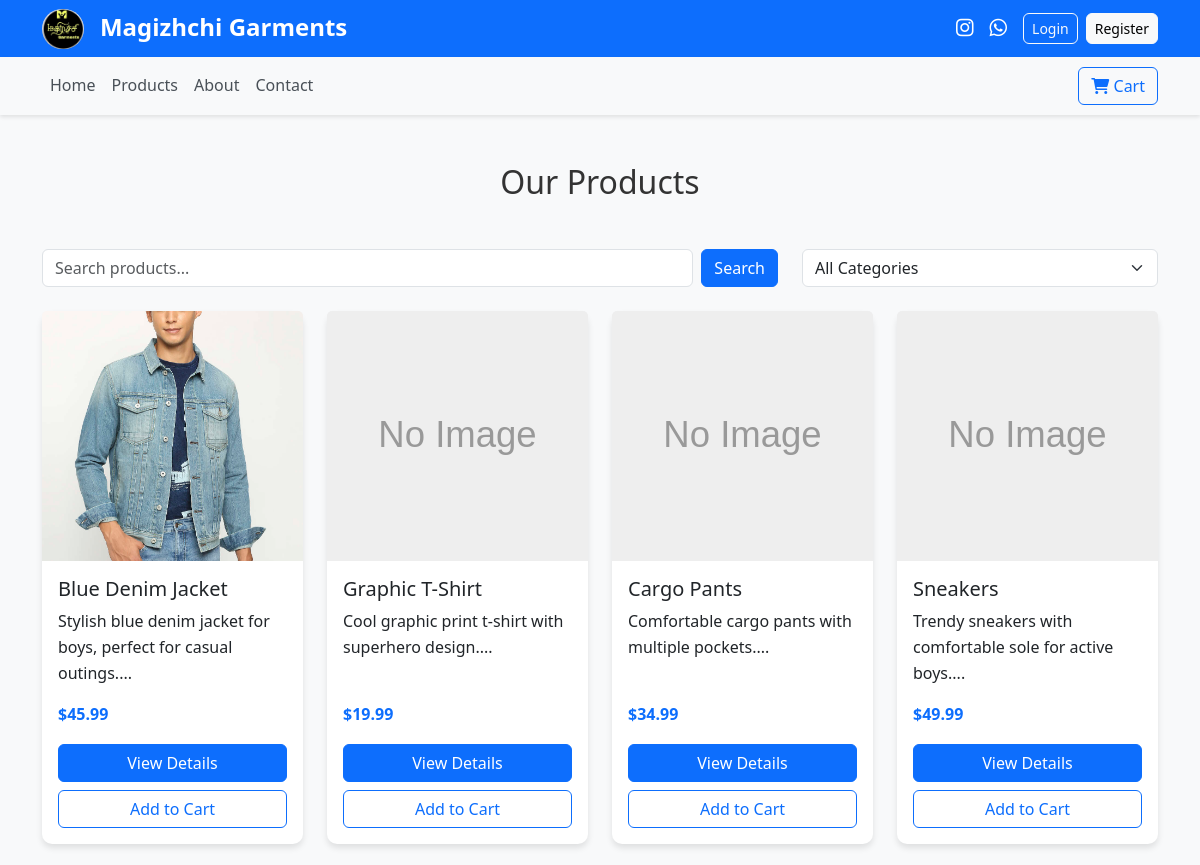
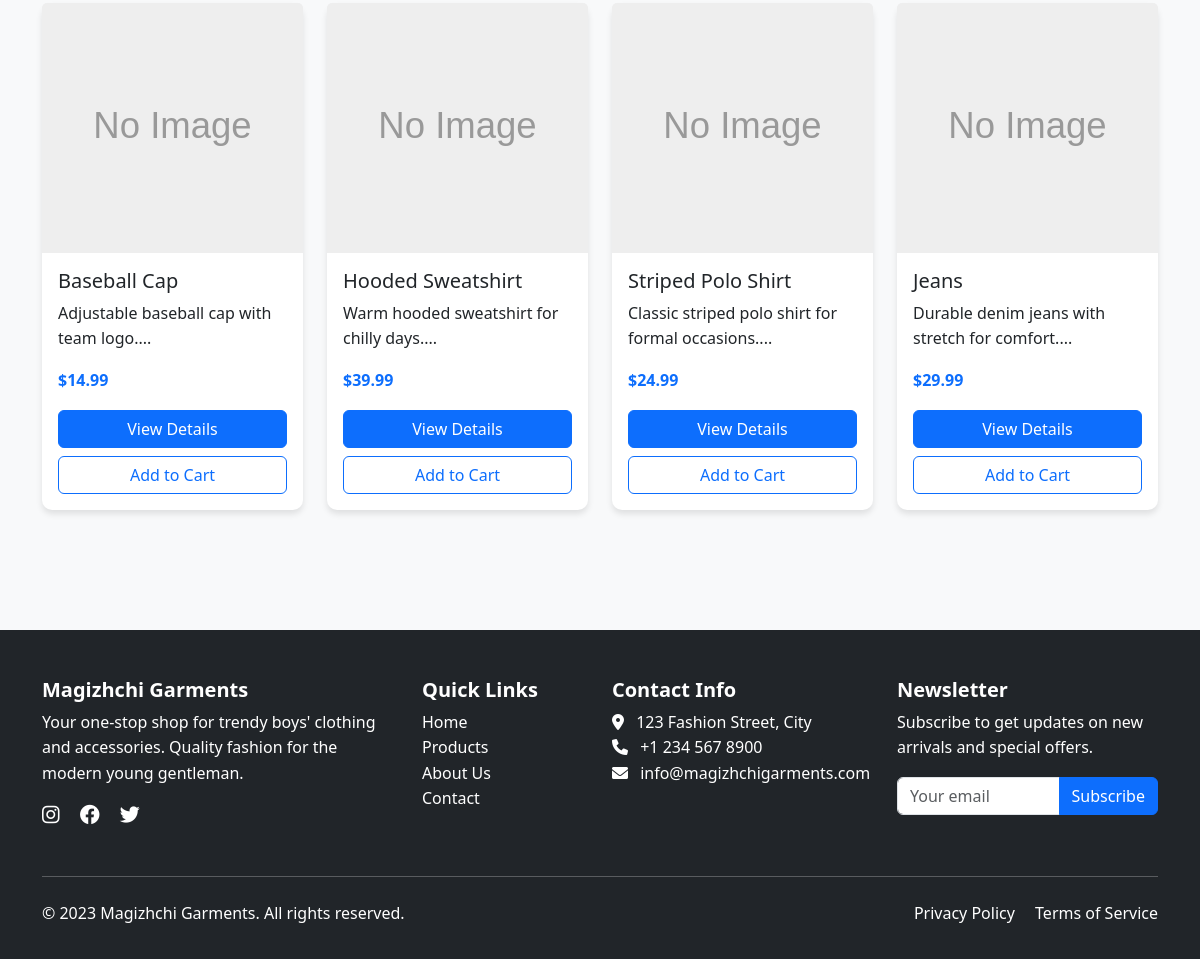
/products.php, run on the app's committed database (2 pictures, top to bottom).
### tables this page shows
CREATE TABLE products (
    id INT AUTO_INCREMENT PRIMARY KEY,
    name VARCHAR(255) NOT NULL,
    description TEXT,
    price DECIMAL(10,2) NOT NULL,
    image VARCHAR(255),
    category VARCHAR(100),
    stock_quantity INT DEFAULT 0,
    created_at TIMESTAMP DEFAULT CURRENT_TIMESTAMP
);

### products.php (the view, shortened to what this page needs)
<?php
include 'header.php';
$search = isset($_GET['search']) ? $_GET['search'] : '';
$category = isset($_GET['category']) ? $_GET['category'] : '';
$sql = "SELECT * FROM products WHERE 1=1";
$params = [];
$types = "";
$sql .= " ORDER BY created_at DESC";
if (!empty($params)) {
    $stmt = $conn->prepare($sql);
    $stmt->bind_param($types, ...$params);
    $stmt->execute();
    $result = $stmt->get_result();
} else {
    $result = $conn->query($sql);
}
?>
<section class="products-section py-5">
    <div class="container">
        <h2 class="text-center mb-5">Our Products</h2>
        <div class="row mb-4">
            <div class="col-md-8">
                <form method="GET" class="d-flex">
                    <input type="text" name="search" class="form-control me-2" placeholder="Search products..." value="<?php echo htmlspecialchars($search); ?>">
                    <button type="submit" class="btn btn-primary">Search</button>
                </form>
            </div>
            <div class="col-md-4">
                <form method="GET" class="d-flex">
                    <select name="category" class="form-select" onchange="this.form.submit()">
                        <option value="all" <?php echo $category == 'all' ? 'selected' : ''; ?>>All Categories</option>
                    </select>
                </form>
            </div>
        </div>
        <div class="row">
            <?php
            if ($result->num_rows > 0) {
                while($row = $result->fetch_assoc()) {
                    echo '
                    <div class="col-lg-3 col-md-4 col-sm-6 mb-4">
                        <div class="card product-card h-100">
                            <img src="images/' . $row['image'] . '"
                                 class="card-img-top"
                                 alt="' . $row['name'] . '"
                                 style="height: 250px; object-fit: cover;"
                                 onerror="this.src=\'https://via.placeholder.com/300x400/007bff/ffffff?text=Product+Image\'">
                            <div class="card-body d-flex flex-column">
                                <h5 class="card-title">' . $row['name'] . '</h5>
                                <p class="card-text flex-grow-1">' . substr($row['description'], 0, 100) . '...</p>
                                <div class="mt-auto">
                                    <p class="card-text fw-bold text-primary">$' . $row['price'] . '</p>
                                    <div class="d-grid gap-2">
                                        <a href="product-details.php?id=' . $row['id'] . '" class="btn btn-primary">View Details</a>
                                        <form method="POST" action="add-to-cart.php">
                                            <input type="hidden" name="product_id" value="' . $row['id'] . '">
                                            <input type="hidden" name="quantity" value="1">
                                            <button type="submit" class="btn btn-outline-primary w-100">Add to Cart</button>
                                        </form>
                                    </div>
                                </div>
                            </div>
                        </div>
                    </div>';
                }
            } else {
                echo '<div class="col-12"><p class="text-center">No products found matching your criteria.</p></div>';
            }
            ?>
        </div>
    </div>
</section>
<?php include 'footer.php'; ?>

### header.php (shortened to what this page needs)
<?php
$isLoggedIn = isset($_SESSION['user_id']);
$isAdmin = isset($_SESSION['is_admin']) && $_SESSION['is_admin'];
?>
<!DOCTYPE html>
<html lang="en">
<head>
    <link href="https://cdn.jsdelivr.net/npm/bootstrap@5.3.0-alpha1/dist/css/bootstrap.min.css" rel="stylesheet">
    <link rel="stylesheet" href="https://cdnjs.cloudflare.com/ajax/libs/font-awesome/6.0.0/css/all.min.css">
    <link rel="stylesheet" href="css/style.css">
    <link rel="stylesheet" href="css/header.css">
    <link rel="stylesheet" href="css/footer.css">
    <link rel="stylesheet" href="css/admin.css">
</head>
<body>
    <div id="toastContainer" class="toast-container position-fixed top-0 end-0 p-3" style="z-index: 9999;"></div>
    <header class="bg-primary text-white">
        <div class="container">
            <div class="d-flex justify-content-between align-items-center py-2">
                <div class="d-flex align-items-center">
                    <a class="navbar-brand text-white fw-bold" href="index.php">
                        <img src="images/logo.jpg" alt="Magizhchi Garments Logo" class="navbar-logo">
                        </i>Magizhchi Garments
                    </a>
                </div>
                <div class="d-flex align-items-center">
                    <a href="https://www.instagram.com/magizhchi_garments_official" target="_blank" class="text-white me-3">
                        <i class="fab fa-instagram fa-lg"></i>
                    </a>
                    <a href="https://wa.me/9344881275" target="_blank" class="text-white me-3">
                        <i class="fab fa-whatsapp fa-lg"></i>
                    </a>
                    <?php if($isLoggedIn): ?>
                        <span class="me-3">Welcome, <?php echo $_SESSION['username']; ?>!</span>
                        <?php if($isAdmin): ?>
                            <a href="admin.php" class="btn btn-outline-light btn-sm me-2">Admin Panel</a>
                        <?php endif; ?>
                        <a href="logout.php" class="btn btn-outline-light btn-sm">Logout</a>
                    <?php else: ?>
                        <a href="login.php" class="btn btn-outline-light btn-sm me-2">Login</a>
                        <a href="register.php" class="btn btn-light btn-sm">Register</a>
                    <?php endif; ?>
                </div>
            </div>
        </div>
    </header>
    <nav class="navbar navbar-expand-lg navbar-light bg-light sticky-top">
        <div class="container">
            <div class="collapse navbar-collapse" id="navbarNav">
                <ul class="navbar-nav me-auto">
                    <li class="nav-item">
                        <a class="nav-link" href="index.php">Home</a>
                    </li>
                    <li class="nav-item">
                        <a class="nav-link" href="products.php">Products</a>
                    </li>
                    <li class="nav-item">
                        <a class="nav-link" href="about.php">About</a>
                    </li>
                    <li class="nav-item">
                        <a class="nav-link" href="contact.php">Contact</a>
                    </li>
                </ul>
                <div class="d-flex">
                    <a href="cart.php" class="btn btn-outline-primary position-relative">
                        <i class="fas fa-shopping-cart"></i> Cart
                    </a>
                </div>
            </div>
        </div>
    </nav>
    <main>

### footer.php (shortened to what this page needs)
    </main>
    <footer class="bg-dark text-white pt-5 pb-3 mt-5">
        <div class="container">
            <div class="row">
                <div class="col-md-4 mb-4">
                    <h5 class="fw-bold">Magizhchi Garments</h5>
                    <p>Your one-stop shop for trendy boys' clothing and accessories. Quality fashion for the modern young gentleman.</p>
                    <div class="social-links">
                        <a href="https://www.instagram.com/magizhchi_garments_official" target="_blank" class="text-white me-3">
                            <i class="fab fa-instagram fa-lg"></i>
                        </a>
                        <a href="#" class="text-white me-3">
                            <i class="fab fa-facebook fa-lg"></i>
                        </a>
                        <a href="#" class="text-white me-3">
                            <i class="fab fa-twitter fa-lg"></i>
                        </a>
                    </div>
                </div>
                <div class="col-md-2 mb-4">
                    <h5 class="fw-bold">Quick Links</h5>
                    <ul class="list-unstyled">
                        <li><a href="index.php" class="text-white text-decoration-none">Home</a></li>
                        <li><a href="products.php" class="text-white text-decoration-none">Products</a></li>
                        <li><a href="about.php" class="text-white text-decoration-none">About Us</a></li>
                        <li><a href="contact.php" class="text-white text-decoration-none">Contact</a></li>
                    </ul>
                </div>
                <div class="col-md-3 mb-4">
                    <h5 class="fw-bold">Contact Info</h5>
                    <ul class="list-unstyled">
                        <li><i class="fas fa-map-marker-alt me-2"></i> 123 Fashion Street, City</li>
                        <li><i class="fas fa-phone me-2"></i> +1 234 567 8900</li>
                        <li><i class="fas fa-envelope me-2"></i> info@magizhchigarments.com</li>
                    </ul>
                </div>
                <div class="col-md-3 mb-4">
                    <h5 class="fw-bold">Newsletter</h5>
                    <p>Subscribe to get updates on new arrivals and special offers.</p>
                    <form id="newsletterForm">
                        <div class="input-group">
                            <input type="email" class="form-control" placeholder="Your email" required>
                            <button class="btn btn-primary" type="submit">Subscribe</button>
                        </div>
                    </form>
                </div>
            </div>
            <hr class="my-4">
            <div class="row">
                <div class="col-md-6">
                    <p>&copy; 2023 Magizhchi Garments. All rights reserved.</p>
                </div>
                <div class="col-md-6 text-md-end">
                    <a href="#" class="text-white text-decoration-none me-3">Privacy Policy</a>
                    <a href="#" class="text-white text-decoration-none">Terms of Service</a>
                </div>
            </div>
        </div>
    </footer>
</body>
</html>

### css/style.css (style rules this page uses)
:root { --primary-color: #0d6efd; --secondary-color: #6c757d; --success-color: #198754; --danger-color: #dc3545; --warning-color: #ffc107; --info-color: #0dcaf0; --light-color: #f8f9fa; --dark-color: #212529; }
body { font-family: 'Segoe UI', Tahoma, Geneva, Verdana, sans-serif; line-height: 1.6; color: #333; background-color: #f8f9fa; min-height: 100vh; display: flex; flex-direction: column; }
main { flex: 1; }
.product-card { transition: transform 0.3s ease, box-shadow 0.3s ease; border: none; box-shadow: 0 4px 6px rgba(0,0,0,0.1); }
.product-card .card-img-top { height: 250px; object-fit: cover; }
.btn { border-radius: 6px; font-weight: 500; transition: all 0.3s ease; }
.btn-primary { background-color: var(--primary-color); border-color: var(--primary-color); }
.card { border: none; border-radius: 10px; box-shadow: 0 4px 6px rgba(0,0,0,0.1); }

### css/header.css (style rules this page uses)
header { box-shadow: 0 2px 4px rgba(0,0,0,0.1); }
.navbar-brand { font-size: 1.5rem; }
.navbar-nav .nav-link { font-weight: 500; transition: color 0.3s ease; color: #495057 !important; }
.navbar { box-shadow: 0 2px 4px rgba(0,0,0,0.1); }
.sticky-top { position: sticky; top: 0; z-index: 1020; }
.navbar-logo { height: 40px; margin-right: 10px; border-radius: 22px; }

### css/footer.css (style rules this page uses)
footer { margin-top: auto; }
footer a { transition: color 0.3s ease; }
.social-links a { display: inline-block; transition: transform 0.3s ease; }

### data on the page
products: image (picture), name "Blue Denim Jacket", description "Stylish blue denim jacket for boys, perfect for casual outings.", price "45.99"
products: name "Graphic T-Shirt", description "Cool graphic print t-shirt with superhero design.", price "19.99"
products: name "Cargo Pants", description "Comfortable cargo pants with multiple pockets.", price "34.99"
products: name "Sneakers", description "Trendy sneakers with comfortable sole for active boys.", price "49.99"
products: name "Baseball Cap", description "Adjustable baseball cap with team logo.", price "14.99"
products: name "Hooded Sweatshirt", description "Warm hooded sweatshirt for chilly days.", price "39.99"
products: name "Striped Polo Shirt", description "Classic striped polo shirt for formal occasions.", price "24.99"
products: name "Jeans", description "Durable denim jeans with stretch for comfort.", price "29.99"
